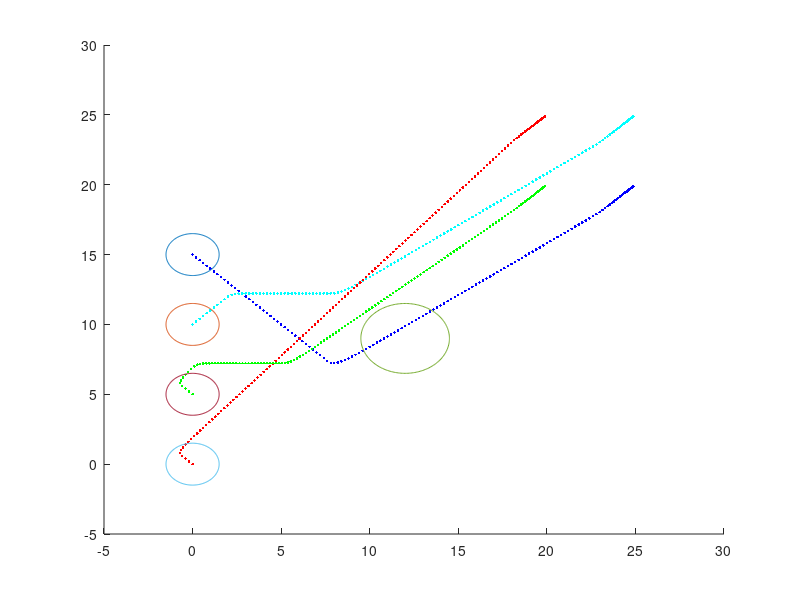

This chart was generated by the following MATLAB code: (Note: this script raises an error after producing the figure.)
clc
clear all
clf

A=[0 0;0 0];
B=[1 0;0 1];
C=eye(2,2);
D=zeros(2,2);

sys=ss(A,B,C,D);


Num_agen=4;


Ts=0.1;
sysd=c2d(sys,Ts);
Ad=sysd.A;
Bd=sysd.B;
T=50;
%% intial trajectory
count=1;
%X(:,1)=[0;0 ;  20;0 ; 20;20   ;  0;20 ];
X(:,1)=[0;0 ;  0;5 ; 0;10   ;  0;15 ];
for t=0:Ts:15
    if t<2
        u(:,count)=0*ones(2*Num_agen,1);
    else
        u(:,count)=0*ones(2*Num_agen,1);
    end
    for i=1:Num_agen
        X((2*i-1):(2*i),count+1)=Ad*X((2*i-1):(2*i),count)+Bd*u((2*i-1):(2*i),count);
    end
    count=count+1;
end

X0=X;
for i=1:Num_agen
    hold on
    plot(X((2*i-1),:),X((2*i),:),'.')
end
N=length(X(1,:));

hold on





%% Laplacian initial traj

X(:,1)=[0;0 ;  0;5 ; 0;15   ;  0;10 ];
%X(:,1)=[20;25 ;  20;20 ; 25;20   ;  25;25 ];
kp = 2.5;
kc = 0.8;
Laplacian = - ones(Num_agen) + Num_agen*eye(Num_agen);
%
%
final = [20;25 ;  20;20 ; 25;20   ;  25;25 ];
final = [20;25 ;  20;20 ; 25;20   ;  25;25 ];
for ii=1:Num_agen
    for jj=1:2
        final_trans(ii,jj)=final(2*(ii-1)+jj,1);
    end
end
final_centeroid=[sum(final_trans(:,1))/Num_agen,sum(final_trans(:,2))/Num_agen];



V_des=zeros(2*Num_agen,N-1);
X_trans=zeros(Num_agen,2);
for i=1:N-1
    for ii=1:Num_agen
        for jj=1:2
            X_trans(ii,jj)=X(2*(ii-1)+jj,i);
        end
    end
    centroid = (ones(Num_agen,Num_agen) * reshape(X_trans,[4,2]))/4;
    centroid_diff = centroid-[final_centeroid(1) final_centeroid(2);final_centeroid(1) final_centeroid(2);final_centeroid(1) final_centeroid(2);final_centeroid(1) final_centeroid(2)];

    V_des_trans = Laplacian*(final_trans-X_trans);



    V_des_trans=kp*V_des_trans - centroid_diff*kc;
    for ii=1:Num_agen
        for jj=1:2
            if V_des_trans(ii,jj)>=2
                V_des_trans(ii,jj)=2;
            elseif V_des_trans(ii,jj)<=-2
                V_des_trans(ii,jj)=-2;
            end
        end
    end
    V_des(:,i)=reshape(V_des_trans',[8,1]);
    for j=1:Num_agen
        X((j-1)*2+1:(j-1)*2+2,i+1)=Ad*X((j-1)*2+1:(j-1)*2+2,i)+Bd*V_des_trans(j,:)';
    end
    hold on 
    plot(X(1,i),X(2,i),'r.');
    plot(X(3,i),X(4,i),'g.');
    plot(X(5,i),X(6,i),'b.');
    plot(X(7,i),X(8,i),'c.');
    xlim([-5 30])
    ylim([-5 30])
    pause(0.01)

end



u=V_des;
X0=X;
u0=u;
% V_des=zeros(2*Num_agen,N-1);
% X_trans=zeros(Num_agen,2);
% for i=1:N-1
% 
%     for ii=1:Num_agen
%         for jj=1:2
%             X_trans(ii,jj)=X(2*(ii-1)+jj,i);
%         end
%     end
% 
%     centroid = (ones(Num_agen,Num_agen) * reshape(X_trans,[4,2]))/4;
%     centroid_diff = centroid-[final_centeroid(1) final_centeroid(2);final_centeroid(1) final_centeroid(2);final_centeroid(1) final_centeroid(2);final_centeroid(1) final_centeroid(2)];
% 
%     V_des_trans = Laplacian*(final_trans-X_trans);
% 
%     V_des_trans=kp*V_des_trans - centroid_diff*kc;
%     V_des(:,i)=reshape(V_des_trans',[8,1]);
% end




%%
R_obs=2;
R_agent=1.5;

obs_center=[12,9; ...
    X(1:2,1)'; ...
    X(3:4,1)'; ...
    X(5:6,1)'; ...
    X(7:8,1)'];
R_plot=[2*R_obs-R_agent,R_agent,R_agent,R_agent,R_agent];
R=2*R_plot;


alpha=1;
obs_num=length(R);
r_default=0.5;
r=0.5;

lambda=10000;

i=1;
figure(1)
tol=0.001;



hold on

theta=linspace(0,2*pi,201);
for j=1:obs_num
    x_theta=R_plot(j)*cos(theta);
    y_theta=R_plot(j)*sin(theta);
    plot(obs_center(j,1)+x_theta,obs_center(j,2)+y_theta)
end
Linear_cost=zeros(1,200);
for iteration=1:60



    V_des=zeros(2*Num_agen,N-1);
    X_trans=zeros(Num_agen,2);
    for i=1:N-1

        for ii=1:Num_agen
            for jj=1:2
                X_trans(ii,jj)=X(2*(ii-1)+jj,i);
            end
        end

        centroid = (ones(Num_agen,Num_agen) * reshape(X_trans,[4,2]))/4;
        centroid_diff = centroid-[final_centeroid(1) final_centeroid(2);final_centeroid(1) final_centeroid(2);final_centeroid(1) final_centeroid(2);final_centeroid(1) final_centeroid(2)];

        V_des_trans = Laplacian*(final_trans-X_trans);

        V_des_trans=kp*V_des_trans - centroid_diff*kc;

        for ii=1:Num_agen
            for jj=1:2
                if V_des_trans(ii,jj)>=2
                    V_des_trans(ii,jj)=2;
                elseif V_des_trans(ii,jj)<=-2
                    V_des_trans(ii,jj)=-2;
                end
            end
        end
        V_des(:,i)=reshape(V_des_trans',[8,1]);
    end


    cvx_solver SDPT3
    cvx_precision best

    cvx_begin

    variable w(2*Num_agen,N-1)

    variable v(2*Num_agen,N-1)
    variable d(2*Num_agen,N)
    variable s(N*(obs_num-1),Num_agen)
    %variable center(N,2)

    %variable s_pos(N)

    minimize (  100*norm((u+w-V_des),1) + norm((X+d-X0),1) + ...
        1000*lambda*sum(sum(abs(v)))  + lambda*(   sum(sum(max(s,0)))   ))

    subject to
    cvx_precision best
    %cvx_precision low
    E=eye(2);
    d(:,1)==zeros(2*Num_agen,1);

    %center(1,:)==[0,0];



    for i=1:N-1

        obs_center=[12,9; ...
            X(1:2,i)'; ...
            X(3:4,i)'; ...
            X(5:6,i)'; ...
            X(7:8,i)'];




        for j=1:Num_agen


            -r<=w((2*j-1):(2*j),i)<=r;



            X((2*j-1):(2*j),i+1)+d((2*j-1):(2*j),i+1)== ...
                (Ad*X((2*j-1):(2*j),i)+Ad*d((2*j-1):(2*j),i))+ ...
                (Bd*u((2*j-1):(2*j),i)+Bd*w((2*j-1):(2*j),i))+E*v((2*j-1):(2*j),i);

 

            countk=1;

            for k=1:obs_num
                if k==j+1
                    continue
                end
                s((countk-1)*(N)+i,j)>=0;
                2*R(k)-norm(X((2*j-1):(2*j),i)-obs_center(k,:)',2)- ...
                    (X((2*j-1):(2*j),i)-obs_center(k,:)')'*(X((2*j-1):(2*j),i)+d((2*j-1):(2*j),i)-obs_center(k,:)') ...
                    /norm(X((2*j-1):(2*j),i)-obs_center(k,:)',2)<=s((countk-1)*(N)+i,j);
                countk=countk+1;
            end
        end

    end

    X(:,N)+d(:,N)==[20;25 ;  20;20 ; 25;20   ;  25;25 ];

    cvx_end

    %



    rho0 = 0.03;
    rho1 = 0.25;
    rho2 = 0.75;

    Linear_cost(iteration)=( 100*norm((u+w-V_des),1) + norm((X+d-X0),1) + ...
        1000*lambda*sum(sum(abs(v)))  + lambda*(   sum(sum(max(s,0)))   ));

    if iteration >= 2
        delta_L = (Linear_cost(iteration) - Linear_cost(iteration-1)) / Linear_cost(iteration);
    else
        delta_L = 1;
    end

    if Linear_cost(iteration)<=10000
        if abs(delta_L) <= rho0
            r = max(r, 0.05);
            X = X + d;
            u = u + w;
        elseif abs(delta_L) <= rho1
            r = r/1.2;
            X = X + d;
            u = u + w;
        elseif abs(delta_L) <= rho2
            r = r / 1.5;
            X = X + d;
            u = u + w;
        else
            X = X + d;
            u = u + w;
            r = r / 1.6;
        end
    else
        r = r / 1.1;
        X = X + d;
        u = u + w;
    end
    r
    hold on
    for i=1:Num_agen
        hold on
        plot(X((2*i-1),:),X((2*i),:),'.')
    end
    ss=0;



    for i=1:N

        obs_center=[12,9; ...
            X(1:2,i)'; ...
            X(3:4,i)'; ...
            X(5:6,i)'; ...
            X(7:8,i)'];
        for j=1:Num_agen
            countk=1;
            for k=1:obs_num
                if k==j+1
                    continue
                end
                ss((countk-1)*(N)+i,j)=R(k)-norm(X((2*j-1):(2*j),i)-obs_center(k,:)',2);
                countk=countk+1;
            end
        end

    end

    ss_max=max(ss);





    if max(max(ss))<0 && iteration>40
        break;
    end
    pause(0.01)
end


%%
figure(2)
hold on
clf
for i=1:N
    for j=1:Num_agen
        hold on
        if j==1
            plot(X((2*j-1),i),X((2*j),i),'r.')
        elseif j==2
            plot(X((2*j-1),i),X((2*j),i),'g.')
        elseif j==3
            plot(X((2*j-1),i),X((2*j),i),'b.')
        elseif j==4
            plot(X((2*j-1),i),X((2*j),i),'c.')
        end

        %plot(X0((2*i-1),:),X0((2*i),:),'.')
    end

    obs_center=[12,9; ...
        X(1:2,i)'; ...
        X(3:4,i)'; ...
        X(5:6,i)'; ...
        X(7:8,i)'];


    theta=linspace(0,2*pi,201);
    xlim([-5 50])
    ylim([-5 50])
    x_theta=R_plot(1)*cos(theta);
    y_theta=R_plot(1)*sin(theta);
    plot(obs_center(1,1)+1.5*x_theta,obs_center(1,2)+1.5*y_theta,'r')
    for j=1:obs_num
        hold on
        x_theta=R_plot(j)*cos(theta);
        y_theta=R_plot(j)*sin(theta);
        plot(obs_center(1,1)+x_theta,obs_center(1,2)+y_theta,'r')
        if j==1+1
            plot(obs_center(j,1)+x_theta,obs_center(j,2)+y_theta,'r')
        elseif j==2+1
            plot(obs_center(j,1)+x_theta,obs_center(j,2)+y_theta,'g')
        elseif j==3+1
            plot(obs_center(j,1)+x_theta,obs_center(j,2)+y_theta,'b')
        elseif j==4+1
            plot(obs_center(j,1)+x_theta,obs_center(j,2)+y_theta,'c')
        end
    end

    pause(0.05)
    %clf


end









%% utility funcitons


function XX=stack_vec(X,u)
XX=reshape(X(:,1:end-1),[length((X(:,1)))*length(X(1,:))-4,1]);
uu=reshape(u,[length((u(:,1)))*length(u(1,:)),1]);
XX=[XX;uu];
end


function [X,u]=unstack_vec(XX,uu)
X=reshape(XX,[4,length(XX)/4]);
u=reshape(uu,[2,length(uu)/2]);
end